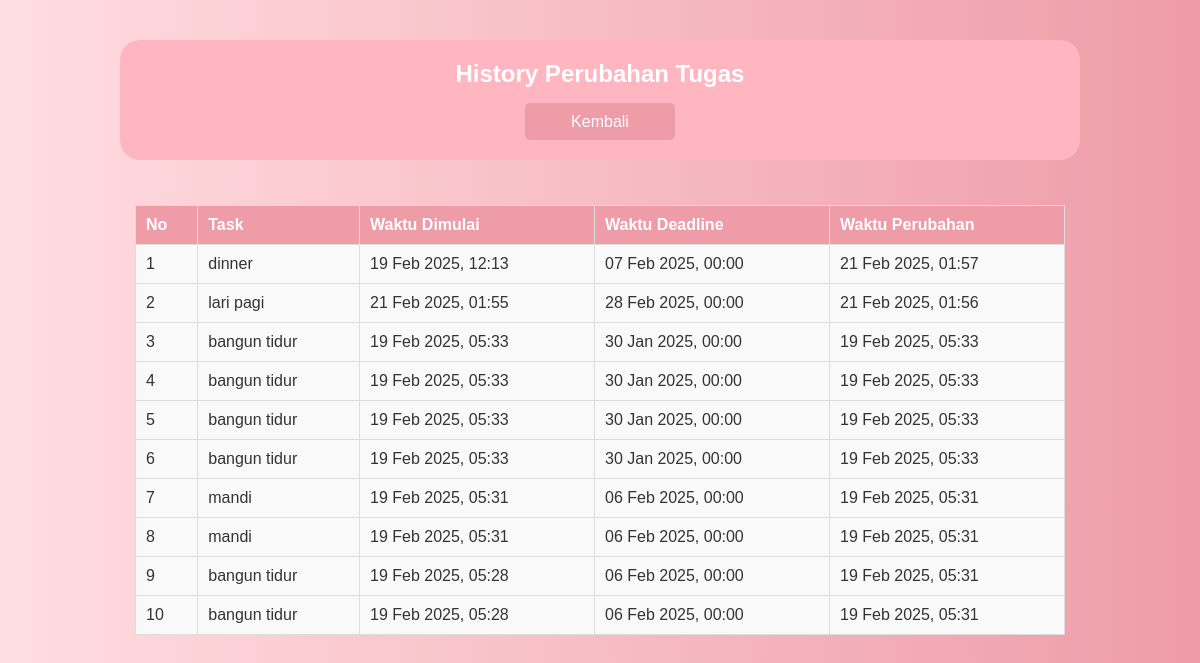
The app's page /history.php (signed in) with its own data.
### tables this page shows
CREATE TABLE `history` (
  `history_id` int NOT NULL,
  `task_id` int NOT NULL,
  `task_label` varchar(255) DEFAULT NULL,
  `previous_status` varchar(255) DEFAULT NULL,
  `new_status` varchar(255) DEFAULT NULL,
  `change_at` timestamp NULL DEFAULT CURRENT_TIMESTAMP
);

CREATE TABLE `tasks` (
  `taskid` int NOT NULL,
  `user_id` int NOT NULL,
  `tasklabel` varchar(50) NOT NULL,
  `taskstatus` enum('open','close') NOT NULL,
  `createdat` timestamp NOT NULL DEFAULT CURRENT_TIMESTAMP,
  `priority` enum('rendah','tinggi') DEFAULT 'rendah',
  `deadline` date DEFAULT NULL
);

### history.php (the view, shortened to what this page needs)
<?php
include 'database.php';
$user_id = $_SESSION['user_id'];
$q_history = "SELECT h.history_id, h.task_id, h.task_label, t.createdat AS start_time, t.deadline, h.change_at
              FROM history h
              JOIN tasks t ON h.task_id = t.taskid
              WHERE t.user_id = '$user_id'
              ORDER BY h.change_at DESC";
$run_q_history = mysqli_query($conn, $q_history);
?>
<!DOCTYPE html>
<html lang="id">
<head>
    <link rel="stylesheet" href="woy1.css">
</head>
<body>
    <div class="container">
        <div class="header">
            <h2>History Perubahan Tugas</h2>
            <a href="index.php" class="back-button">Kembali</a>
        </div>
        <div class="content">
            <table border="1">
                <thead>
                    <tr>
                        <th>No</th>
                        <th>Task</th>
                        <th>Waktu Dimulai</th>
                        <th>Waktu Deadline</th>
                        <th>Waktu Perubahan</th>
                    </tr>
                </thead>
                <tbody>
                    <?php if (mysqli_num_rows($run_q_history) > 0) {
                        $i = 1;
                        while ($row = mysqli_fetch_assoc($run_q_history)) { ?>
                            <tr>
                                <td><?= $i ?></td>
                                <td><?= htmlspecialchars($row['task_label']) ?></td>
                                <td><?= date("d M Y, H:i", strtotime($row['start_time'])) ?></td>
                                <td><?= date("d M Y, H:i", strtotime($row['deadline'])) ?></td>
                                <td><?= date("d M Y, H:i", strtotime($row['change_at'])) ?></td>
                            </tr>
                            <?php $i++; ?>
                            <?php }
                    } else { ?>
                        <tr><td colspan="5">Belum ada riwayat perubahan.</td></tr>
                    <?php } ?>
                </tbody>
            </table>
        </div>
    </div>
</body>
</html>

### woy1.css (style rules this page uses)
* { padding: 0; margin: 0; box-sizing: border-box; }
body { font-family: 'Roboto', sans-serif; background: linear-gradient(to right, #ffdde1, #ee9ca7); }
.container { width: 590px; height: 100vh; margin: 0 auto; }
.header { display: flex; justify-content: space-between; align-items: center; padding: 15px; color: #fff; background-color: #FFB6C1; border-radius: 20px; width: 96%; margin: 10px; }
.content { padding: 15px; }
* { margin: 0; padding: 0; box-sizing: border-box; }
body { font-family: 'Arial', sans-serif; background-color: #f4f6f8; color: #333; }
.container { width: 80%; margin: 0 auto; padding-top: 30px; }
.header { display: flex; justify-content: center; align-items: center; padding: 20px; color: #fff; width: 100%; margin: 10px auto; background-color: #FFB6C1; border-radius: 20px; text-align: center; flex-direction: column; }
.back-button { padding: 0.6rem 1.2rem; font-size: 1rem; cursor: pointer; background-color: #ee9ca7; text-decoration: none; border: none; color: white; border-radius: 5px; text-align: center; margin-top: 15px; transition: background-color 0.3s ease; width: 150px; }
.content { margin-top: 20px; }
table { width: 100%; border-collapse: collapse; margin-top: 10px; }
table, th, td { border: 1px solid #ddd; }
th, td { padding: 10px; text-align: left; }
th { background-color: #ee9ca7; color: white; }
td { background-color: #f9f9f9; }
tr:nth-child(even) td { background-color: #f1f1f1; }

### records on screen
history: task_label "dinner", task.createdat "19 Feb 2025, 12:13", task.deadline "07 Feb 2025, 00:00", change_at "21 Feb 2025, 01:57"
history: task_label "lari pagi", task.createdat "21 Feb 2025, 01:55", task.deadline "28 Feb 2025, 00:00", change_at "21 Feb 2025, 01:56"
history: task_label "bangun tidur", task.createdat "19 Feb 2025, 05:33", task.deadline "30 Jan 2025, 00:00", change_at "19 Feb 2025, 05:33"
history: task_label "bangun tidur", task.createdat "19 Feb 2025, 05:33", task.deadline "30 Jan 2025, 00:00", change_at "19 Feb 2025, 05:33"
history: task_label "bangun tidur", task.createdat "19 Feb 2025, 05:33", task.deadline "30 Jan 2025, 00:00", change_at "19 Feb 2025, 05:33"
history: task_label "bangun tidur", task.createdat "19 Feb 2025, 05:33", task.deadline "30 Jan 2025, 00:00", change_at "19 Feb 2025, 05:33"
history: task_label "mandi", task.createdat "19 Feb 2025, 05:31", task.deadline "06 Feb 2025, 00:00", change_at "19 Feb 2025, 05:31"
history: task_label "mandi", task.createdat "19 Feb 2025, 05:31", task.deadline "06 Feb 2025, 00:00", change_at "19 Feb 2025, 05:31"
history: task_label "bangun tidur", task.createdat "19 Feb 2025, 05:28", task.deadline "06 Feb 2025, 00:00", change_at "19 Feb 2025, 05:31"
history: task_label "bangun tidur", task.createdat "19 Feb 2025, 05:28", task.deadline "06 Feb 2025, 00:00", change_at "19 Feb 2025, 05:31"
